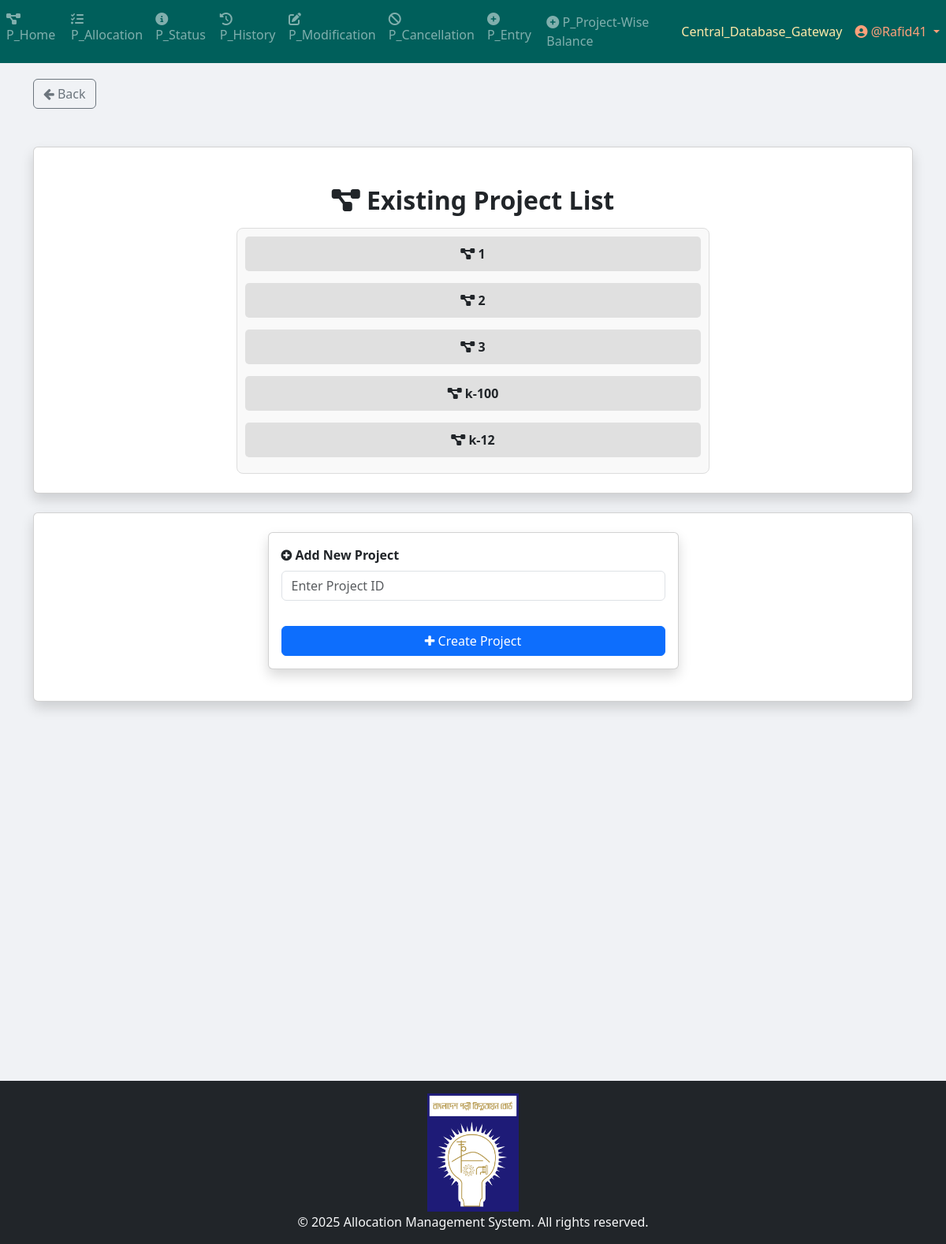
/project/project_entry/view_project_and_addNew/ (signed in), run on the app's committed database.
### Project_App_Entry/models.py (models this page shows, shortened)
class Project(models.Model):
    projectId = models.TextField(unique=True)

### Project_App_Entry/views.py (the view, shortened to what this page needs)
def view_project_and_addNew(request):
    projects = Project.objects.all().order_by("projectId")
    items = Project_Item.objects.select_related("project").order_by("project__projectId", "name", "warehouse")
    return render(
        request,
        "Project_Templates/Project_App_Entry/view_project_and_addNew.html",
        {"current_project_list": projects, "items": items},
    )

### App_Admin_Panel/templatetags/nav_CDB_links_loader.py (called while the page is built)
@register.simple_tag
def external_link_from_static(filename):
    subpath = filename
    if not subpath.startswith("links" + os.sep) and not subpath.startswith("links/"):
        subpath = os.path.join("links", filename)
    file_path = find(subpath)
    if not file_path:
        return ""
    try:
        with open(file_path, "r", encoding="utf-8") as f:
            return f.read().strip()
    except Exception:
        return ""

### templates/Project_Templates/Project_App_Entry/view_project_and_addNew.html (shortened to what this page needs)
{% extends 'base.html' %}
{% load crispy_forms_tags %}
{% load static %}
{% block body_block %}
<a href="{% url 'Project_App_Entry:entry_page' %}" class="btn btn-outline-secondary">
    <i class="fa fa-arrow-left"></i> Back
</a>
<div class="container mt-5 card p-4 shadow">
    <div class="row justify-content-center">
        <div class="col-md-8">
            <br>
            <h2 class="text-center">
                <b><i class="fa fa-project-diagram"></i> Existing Project List</b>
            </h2>
            <div class="data-grid mt-3">
                {% for project in current_project_list %}
                    <div class="package-header">
                        <b><i class="fa fa-project-diagram"></i> {{ project.projectId }}</b>
                    </div>
                {% empty %}
                    <p class="text-center">No Project available.</p>
                {% endfor %}
            </div>
        </div>
    </div>
</div>
<div class="container card p-4 shadow mt-4">
    <div class="row justify-content-center">
        <div class="col-md-6">
            <form method="post" class="card p-3 shadow">
                <div class="form-group">
                    <label for="projectId">
                        <b><i class="fa fa-plus-circle"></i> Add New Project</b>
                    </label>
                    <input type="text" name="projectId" class="form-control no-spinner" required placeholder="Enter Project ID">
                </div>
                <button type="submit" class="btn btn-primary mt-3 w-100">
                    <i class="fa fa-plus"></i> Create Project
                </button>
            </form>
        </div>
    </div>
</div>
<br>
<br>
{% endblock %}

### templates/partials/navbar.html (shortened to what this page needs)
{% load static %}
{% load nav_CDB_links_loader %}
{% external_link_from_static "Central_Database_Gateway.txt" as central_database_gateway_link %}
{% if request.path|slice:":9" == "/project/" %}
    <nav class="navbar navbar-expand-sm navbar-dark" style="background-color: #005F5B; color: #C4FFF9;">
        <div class="collapse navbar-collapse" id="navbarProject">
            <ul class="navbar-nav mr-auto">
                {% if user.is_authenticated %}
                                <li class="nav-item">
                                    <a class="nav-link" href="{% url 'Project_App_Home:project_home_page' %}">
                                        <i class="fas fa-project-diagram"></i> P_Home
                                    </a>
                                </li>                    {% if request.user.is_superuser or request.user.user_group.user_group_type == "Editor" %}
                    <li class="nav-item">
                        <a class="nav-link" href="{% url 'Project_App_Allocation:allocation_page' %}">
                            <i class="fas fa-tasks"></i> P_Allocation
                        </a>
                    </li>
                    {% endif %}
                    {% if request.user.is_superuser or request.user.user_group.user_group_type in "Editor View History and Status only" %}
                    <li class="nav-item">
                        <a class="nav-link" href="{% url 'Project_App_Status:status_page' %}">
                            <i class="fas fa-info-circle"></i> P_Status
                        </a>
                    </li>
                    {% endif %}
                    <li class="nav-item">
                        <a class="nav-link" href="{% url 'Project_App_History:history_page' %}">
                            <i class="fas fa-history"></i> P_History
                        </a>
                    </li>
                    {% if request.user.is_superuser or request.user.user_group.user_group_type == "Editor" %}
                    <li class="nav-item">
                        <a class="nav-link" href="{% url 'Project_App_Modification:modification_menu' %}">
                            <i class="fas fa-edit"></i> P_Modification
                        </a>
                    </li>
                    <li class="nav-item">
                        <a class="nav-link" href="{% url 'Project_App_Cancellation:cancellation' %}">
                            <i class="fas fa-ban"></i> P_Cancellation
                        </a>
                    </li>
                    <li class="nav-item">
                        <a class="nav-link" href="{% url 'Project_App_Entry:entry_page' %}">
                            <i class="fas fa-plus-circle"></i> P_Entry
                        </a>
                    </li>
                    <li class="nav-item">
                        <a class="nav-link" href="{% url 'Project_App_ProjectWiseBalance:project_list' %}">
                            <i class="fas fa-plus-circle"></i> P_Project-Wise Balance
                        </a>
                    </li>
                    {% endif %}
                {% endif %}
            </ul>
            <ul class="navbar-nav">
                {% if user.is_authenticated %}
                    {% if request.user.is_superuser or request.user.user_group.user_group_type == "Editor" %}
                        <li class="nav-item">
                            <a class="nav-link" style="color: #FFE9A8;" href="{{ central_database_gateway_link|default:'#' }}" target="_blank" rel="noopener noreferrer">Central_Database_Gateway</a>
                        </li>
                    {% endif %}
                    <li class="nav-item dropdown">
                        <a class="nav-link dropdown-toggle" style="color: #FFA07A;" href="#" id="userDropdown" role="button" data-toggle="dropdown">
                            <i class="fas fa-user-circle"></i> @{{ user.username }}
                        </a>
                    </li>
                {% else %}
                    <li class="nav-item {% if request.resolver_match.url_name == 'login' %}active{% endif %}">
                        <a class="nav-link" href="{% url 'App_Login:login' %}">
                            <i class="fas fa-sign-in-alt"></i> Login
                        </a>
                    </li>
                {% endif %}
            </ul>
        </div>
    </nav>
{% endif %}

### templates/Project_Templates/Project_App_Entry/view_project_and_addNew.html (style rules this page uses)
.data-grid { display: grid; grid-template-columns: 1fr; gap: 5px; max-width: 600px; max-height: 400px; margin: 0 auto; overflow-y: auto; border: 1px solid #ddd; padding: 10px; border-radius: 8px; background: #f9f9f9; }
.package-header { background-color: #e0e0e0; padding: 10px; font-weight: bold; text-align: center; border-radius: 5px; }
.no-spinner { -moz-appearance: textfield; }

### templates/partials/footer.html (style rules this page uses)
html, body { height: 100%; margin: 0; }

### data on the page
Project: projectId "1"
Project: projectId "2"
Project: projectId "3"
Project: projectId "k-100"
Project: projectId "k-12"

### other printed values
{{ user.username }} "Rafid41"
